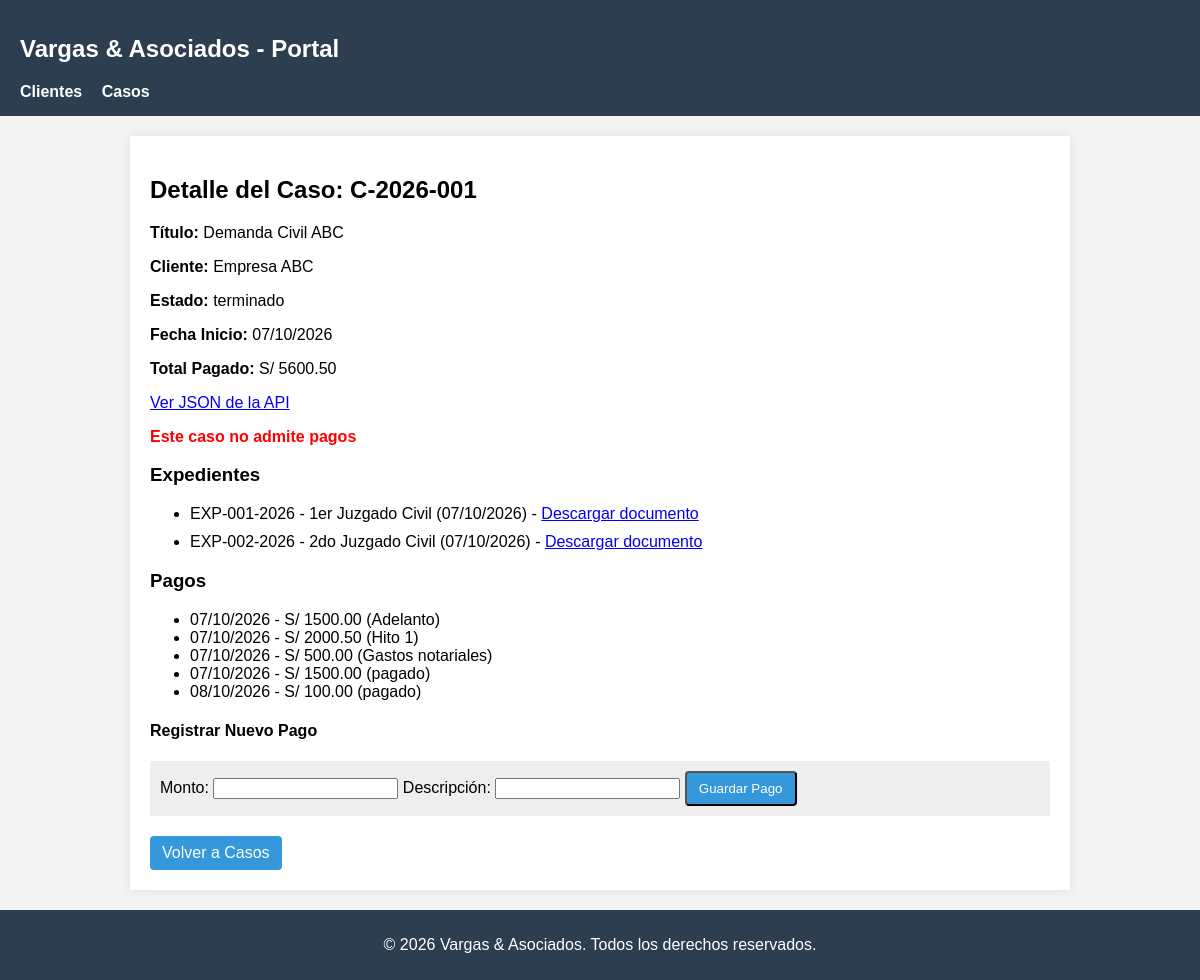
The page /casos/1/ on the database its author committed.
### casos/models.py (models this page shows, shortened)
class Caso(models.Model):
    codigo = models.CharField(max_length=20, unique=True)
    titulo = models.CharField(max_length=200)
    descripcion = models.TextField()
    fecha_inicio = models.DateField()
    cliente = models.ForeignKey(Cliente, on_delete=models.PROTECT)
    estado = models.ForeignKey(EstadoCaso, on_delete=models.PROTECT)
    abogados = models.ManyToManyField(PerfilAbogado)
    def total_pagado(self):
        resultado = self.pago_set.aggregate(total=Sum('monto'))
        return resultado['total'] or 0

class Cliente(models.Model):
    nombres = models.CharField(max_length=150)
    documento = models.CharField(max_length=20, unique=True) # DNI o RUC
    telefono = models.CharField(max_length=20)
    correo = models.EmailField()

class EstadoCaso(models.Model):
    nombre = models.CharField(max_length=50, unique=True)
    permite_pagos = models.BooleanField(default=False)

class Expediente(models.Model):
    numero = models.CharField(max_length=50, unique=True)
    juzgado = models.CharField(max_length=100)
    fecha_presentacion = models.DateField()
    caso = models.ForeignKey(Caso, on_delete=models.CASCADE)
    documento = models.FileField(upload_to='expedientes/', null=True, blank=True)

class Pago(models.Model):
    caso = models.ForeignKey(Caso, on_delete=models.PROTECT)
    monto = models.DecimalField(max_digits=10, decimal_places=2)
    fecha = models.DateField()
    descripcion = models.CharField(max_length=200)

### casos/views.py (the view, shortened to what this page needs)
# urls.py: path('casos/<int:id>/', views.detalle_caso, name='detalle_caso'),
def detalle_caso(request, id):
    caso = get_object_or_404(Caso, id=id)
    error_pago = None
    return render(request, 'casos/detalle_caso.html', {'caso': caso, 'error_pago': error_pago})

### templates/casos/detalle_caso.html (shortened to what this page needs)
{% extends 'casos/base.html' %}
{% block contenido %}
<h2>Detalle del Caso: {{ caso.codigo }}</h2>
<p><strong>Título:</strong> {{ caso.titulo }}</p>
<p><strong>Cliente:</strong> {{ caso.cliente.nombres }}</p>
<p><strong>Estado:</strong> {{ caso.estado.nombre }}</p>
<p><strong>Fecha Inicio:</strong> {{ caso.fecha_inicio|date:"d/m/Y" }}</p>
<p><strong>Total Pagado:</strong> S/ {{ caso.total_pagado|floatformat:2 }}</p>
<p><a href="{% url 'api_caso' caso.id %}" target="_blank">Ver JSON de la API</a></p>
{% if not caso.estado.permite_pagos %}
    <p style="color: red; font-weight: bold;">Este caso no admite pagos</p>
{% endif %}
<h3>Expedientes</h3>
<ul>
    {% for exp in caso.expediente_set.all %}
        <li style="margin-bottom: 10px;">
            {{ exp.numero }} - {{ exp.juzgado }} ({{ exp.fecha_presentacion|date:"d/m/Y" }})
            {% if exp.documento %}
                - <a href="{{ exp.documento.url }}" target="_blank">Descargar documento</a>
            {% else %}
                <form action="{% url 'subir_documento' exp.id %}" method="post" enctype="multipart/form-data" style="display:inline;">
                    {% csrf_token %}
                    <input type="file" name="documento" required>
                    <button type="submit">Subir</button>
                </form>
            {% endif %}
        </li>
    {% empty %}
        <li>No hay expedientes registrados.</li>
    {% endfor %}
</ul>
<h3>Pagos</h3>
<ul>
    {% for pago in caso.pago_set.all %}
        <li>{{ pago.fecha|date:"d/m/Y" }} - S/ {{ pago.monto|floatformat:2 }} ({{ pago.descripcion }})</li>
    {% empty %}
        <li>No hay pagos registrados.</li>
    {% endfor %}
</ul>
<h4>Registrar Nuevo Pago</h4>
<form method="post" style="background:#eee; padding:10px; margin-bottom:20px;">
    <label>Monto:</label>
    <input type="number" step="0.01" name="monto" required>
    <label>Descripción:</label>
    <input type="text" name="descripcion" required>
    <button type="submit" class="btn">Guardar Pago</button>
</form>
<a href="{% url 'lista_casos' %}" class="btn">Volver a Casos</a>
{% endblock %}

### templates/casos/base.html (shortened to what this page needs)
<!DOCTYPE html>
<html lang="es">
<head>
</head>
<body>
<header>
    <h2>Vargas & Asociados - Portal</h2>
    <nav>
        <a href="{% url 'cliente_list' %}">Clientes</a>
        <a href="{% url 'lista_casos' %}">Casos</a>
    </nav>
</header>
<div class="container">
    {% block contenido %}
    {% endblock %}
</div>
<footer>
    <p>&copy; 2026 Vargas & Asociados. Todos los derechos reservados.</p>
</footer>
</body>
</html>

### templates/casos/base.html (style rules this page uses)
body { font-family: Arial, sans-serif; margin: 0; padding: 0; background-color: #f4f4f4; }
header { background-color: #2c3e50; color: white; padding: 15px 20px; }
nav a { color: white; text-decoration: none; margin-right: 15px; font-weight: bold; }
.container { padding: 20px; max-width: 900px; margin: auto; background: white; min-height: 400px; box-shadow: 0 0 10px rgba(0,0,0,0.1); margin-top: 20px; }
footer { background-color: #2c3e50; color: white; text-align: center; padding: 10px; margin-top: 20px; }
.btn { display: inline-block; padding: 8px 12px; background: #3498db; color: white; text-decoration: none; border-radius: 4px; }

### rows shown on the page
Caso: codigo "C-2026-001", titulo "Demanda Civil ABC", cliente.nombres "Empresa ABC", estado.nombre "terminado", fecha_inicio "07/10/2026", total_pagado "5600.50"
Expediente: numero "EXP-001-2026", juzgado "1er Juzgado Civil", fecha_presentacion "07/10/2026"
Expediente: numero "EXP-002-2026", juzgado "2do Juzgado Civil", fecha_presentacion "07/10/2026"
Pago: fecha "07/10/2026", monto "1500.00", descripcion "Adelanto"
Pago: fecha "07/10/2026", monto "2000.50", descripcion "Hito 1"
Pago: fecha "07/10/2026", monto "500.00", descripcion "Gastos notariales"
Pago: fecha "07/10/2026", monto "1500.00", descripcion "pagado"
Pago: fecha "08/10/2026", monto "100.00", descripcion "pagado"
